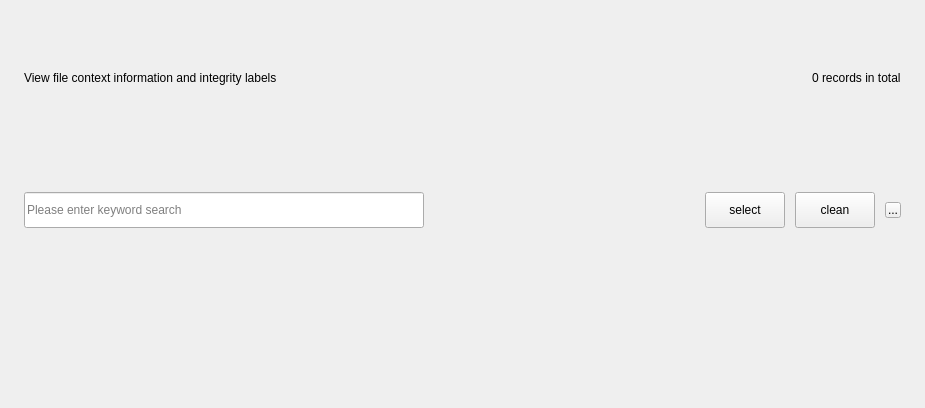
<?xml version="1.0" encoding="UTF-8"?>
<ui version="4.0">
 <class>FileSignPage</class>
 <widget class="QWidget" name="FileSignPage">
  <property name="geometry">
   <rect>
    <x>0</x>
    <y>0</y>
    <width>925</width>
    <height>408</height>
   </rect>
  </property>
  <property name="windowTitle">
   <string>Form</string>
  </property>
  <layout class="QVBoxLayout" name="verticalLayout">
   <property name="spacing">
    <number>10</number>
   </property>
   <property name="leftMargin">
    <number>24</number>
   </property>
   <property name="topMargin">
    <number>16</number>
   </property>
   <property name="rightMargin">
    <number>0</number>
   </property>
   <property name="bottomMargin">
    <number>4</number>
   </property>
   <item>
    <layout class="QHBoxLayout" name="horizontalLayout">
     <property name="rightMargin">
      <number>24</number>
     </property>
     <item>
      <widget class="QLabel" name="m_note">
       <property name="minimumSize">
        <size>
         <width>420</width>
         <height>0</height>
        </size>
       </property>
       <property name="text">
        <string>View file context information and integrity labels</string>
       </property>
      </widget>
     </item>
     <item>
      <spacer name="horizontalSpacer">
       <property name="orientation">
        <enum>Qt::Horizontal</enum>
       </property>
       <property name="sizeHint" stdset="0">
        <size>
         <width>40</width>
         <height>20</height>
        </size>
       </property>
      </spacer>
     </item>
     <item>
      <widget class="QLabel" name="m_tips">
       <property name="text">
        <string>0 records in total</string>
       </property>
      </widget>
     </item>
    </layout>
   </item>
   <item>
    <widget class="QWidget" name="m_controlLine" native="true">
     <layout class="QHBoxLayout" name="horizontalLayout_2">
      <property name="spacing">
       <number>10</number>
      </property>
      <property name="leftMargin">
       <number>0</number>
      </property>
      <property name="topMargin">
       <number>0</number>
      </property>
      <property name="rightMargin">
       <number>24</number>
      </property>
      <property name="bottomMargin">
       <number>0</number>
      </property>
      <item>
       <widget class="QLineEdit" name="m_search">
        <property name="sizePolicy">
         <sizepolicy hsizetype="Fixed" vsizetype="Fixed">
          <horstretch>0</horstretch>
          <verstretch>0</verstretch>
         </sizepolicy>
        </property>
        <property name="minimumSize">
         <size>
          <width>400</width>
          <height>36</height>
         </size>
        </property>
        <property name="maximumSize">
         <size>
          <width>440</width>
          <height>36</height>
         </size>
        </property>
        <property name="placeholderText">
         <string>Please enter keyword search</string>
        </property>
       </widget>
      </item>
      <item>
       <spacer name="horizontalSpacer_2">
        <property name="orientation">
         <enum>Qt::Horizontal</enum>
        </property>
        <property name="sizeHint" stdset="0">
         <size>
          <width>40</width>
          <height>20</height>
         </size>
        </property>
       </spacer>
      </item>
      <item>
       <widget class="QPushButton" name="m_select">
        <property name="sizePolicy">
         <sizepolicy hsizetype="Fixed" vsizetype="Fixed">
          <horstretch>0</horstretch>
          <verstretch>0</verstretch>
         </sizepolicy>
        </property>
        <property name="minimumSize">
         <size>
          <width>72</width>
          <height>36</height>
         </size>
        </property>
        <property name="text">
         <string>select</string>
        </property>
       </widget>
      </item>
      <item>
       <widget class="QPushButton" name="m_clean">
        <property name="sizePolicy">
         <sizepolicy hsizetype="Fixed" vsizetype="Fixed">
          <horstretch>0</horstretch>
          <verstretch>0</verstretch>
         </sizepolicy>
        </property>
        <property name="minimumSize">
         <size>
          <width>72</width>
          <height>36</height>
         </size>
        </property>
        <property name="text">
         <string>clean</string>
        </property>
       </widget>
      </item>
      <item>
       <widget class="QToolButton" name="m_refresh">
        <property name="maximumSize">
         <size>
          <width>16</width>
          <height>16</height>
         </size>
        </property>
        <property name="cursor">
         <cursorShape>PointingHandCursor</cursorShape>
        </property>
        <property name="text">
         <string>...</string>
        </property>
       </widget>
      </item>
     </layout>
    </widget>
   </item>
   <item>
    <widget class="KS::ToolBox::FileSignTable" name="m_fileSignTable" native="true"/>
   </item>
  </layout>
 </widget>
 <customwidgets>
  <customwidget>
   <class>KS::ToolBox::FileSignTable</class>
   <extends>QWidget</extends>
   <header>src/ui/tool-box/file-sign/file-sign-table.h</header>
   <container>1</container>
  </customwidget>
 </customwidgets>
 <resources/>
 <connections/>
</ui>
